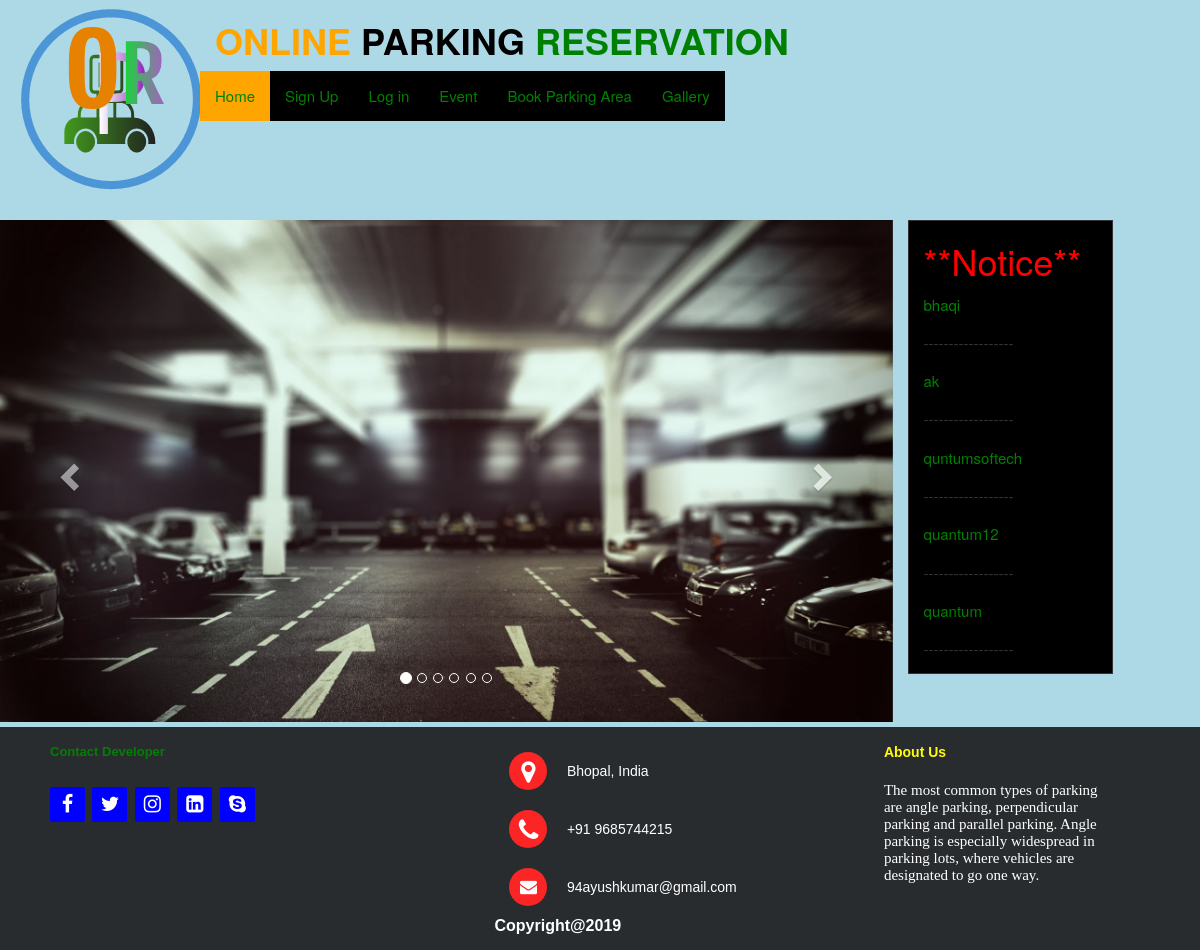
The page / on the database its author committed.
### tables this page shows
CREATE TABLE `notice` (
  `id` int(20) NOT NULL,
  `notice_title` varchar(200) NOT NULL,
  `notice_detail` varchar(200) NOT NULL
);

CREATE TABLE `about` (
  `id` int(20) NOT NULL,
  `about` varchar(2000) NOT NULL
);

### functions.php (called while the page is built, shortened)
<?php
include 'connection.php';
function getNotice(){
	global $con;
	$query="SELECT *FROM `notice` ORDER BY id DESC LIMIT 0,5 ";
	$results = mysqli_query($con,$query);
	return $results;
}
?>

### about_function.php (called while the page is built)
<?php
include'connection.php';
function getabout(){
	global $con;
	$query="SELECT * FROM `about` ORDER BY id DESC LIMIT 0,5";
	$results = mysqli_query($con,$query);
	return $results;
}
?>

### index.php (the view, shortened to what this page needs)
<?php
 include "header.php";
 include "functions.php";
?>
     <div class="row">
      <div class="col-sm-9">
<div id="myCarousel" class="carousel slide" data-ride="carousel">
  <ol class="carousel-indicators">
    <li data-target="#myCarousel" data-slide-to="0" class="active"></li>
    <li data-target="#myCarousel" data-slide-to="1"></li>
    <li data-target="#myCarousel" data-slide-to="2"></li>
	<li data-target="#myCarousel" data-slide-to="3"></li>
	<li data-target="#myCarousel" data-slide-to="4"></li>
	<li data-target="#myCarousel" data-slide-to="5"></li>
  </ol>
  <div class="carousel-inner">
    <div class="item active">
      <img src="images/img1.jpg" alt=""width="1350" height="500">
    </div>
  </div>
<a class="left carousel-control" href="#myCarousel" data-slide="prev">
    <span class="glyphicon glyphicon-chevron-left"></span>
  </a>
  <a class="right carousel-control" href="#myCarousel" data-slide="next">
    <span class="glyphicon glyphicon-chevron-right"></span>
  </a>
</div>
</div>
<div>
<div class="col-sm-2" style="border: 1px solid; background-color:black;">
  <h1>**Notice**</h1>
  <?php
    $noticeData = getNotice();
  ?>
    <marquee direction="down" scrollamount="2" onmouseover="this.stop();" onmouseout="this.start();">
    <?php while($row = $noticeData->fetch_assoc()) { ?>
      <p>
        <a href="notice_detail.php?id=<?php echo $row['id'];?>">
       <?php echo $row['notice_title'];?>
       </a>
     </p>
      <p> ------------------ </p>
 <?php   }   ?>
    </marquee>
</div>
</div>
</div>
<?php
 include "footer.php";
?>

### footer.php (shortened to what this page needs)
<?php
include "about_function.php";
?>
<!DOCTYPE html>
<html>
<head>
  <link rel="stylesheet" href="https://cdnjs.cloudflare.com/ajax/libs/font-awesome/4.7.0/css/font-awesome.min.css">
</head>
<body>
<footer class="footer-distributed">
      <div class="footer-left">
 <p class="footer-company-about">
  <b><a href="developer.php" id="">Contact Developer</a>
        <div class="footer-icons">
          <a href=" https://www.facebook.com/talk2ayush"><i class="fa fa-facebook"></i></a>
          <a href="#"><i class="fa fa-twitter"></i></a>
          <a href="https://www.instagram.com/mr_ayush_verma/"><i class="fa fa-instagram"></i></a>
<a href="https://www.linkedin.com/in/ayush-kumar-8bb9aa17b/" target="_blank"><i class="fa fa-linkedin-square"></i></a>
         <a href="https://web.skype.com/" class="fa fa-skype"></a>
        </div>
      </div>
      <div class="footer-center">
        <div>
          <i class="fa fa-map-marker"></i>
          <p><span> Bhopal, India</span></p>
        </div>
        <div>
          <i class="fa fa-phone"></i>
          <p><span>+91 9685744215</span></p>
        </div>
        <div>
          <i class="fa fa-envelope"></i>
          <p><span>94ayushkumar@gmail.com</span></p>
        </div>
<div>
  <p><strong>Copyright@2019</strong></p>
</div>
      </div>
      <div class="footer-right">
        <p class="footer-company-about">
        <span>About Us </span>
<?php
    $aboutData = getabout();
  ?>
    <?php while($row = $aboutData->fetch_assoc()) { ?>
      <h3>
          <?php echo $row['about'];?>
     </h3>
 <?php   }   ?>
      </div>
    </footer>
</body>
</html>

### header.php (style rules this page uses)
body { font-size: 15px; line-height: 1.88571; background-color:lightblue; padding: 10px, 10px; }

### index.php (style rules this page uses)
h1 { color:red; }
a { color:green; }

### footer.php (style rules this page uses)
.footer-distributed { background-color: #292c2f; box-shadow: 0 1px 1px 0 rgba(0, 0, 0, 0.12); box-sizing: border-box; width: 100%; text-align: left; font: bold 16px sans-serif; padding: 15px 50px; margin-top: 5px; }
.footer-distributed .footer-left, .footer-distributed .footer-center, .footer-distributed .footer-right { display: inline-block; vertical-align: top; }
.footer-distributed .footer-left { width: 40%; }
.footer-distributed h3 { color: #ffffff; font: normal 15px 'Cookie', cursive; margin: 0; }
.footer-distributed .footer-center { width: 35%; }
.footer-distributed .footer-center i { background-color: #fb2525; color: #ffffff; font-size: 25px; width: 38px; height: 38px; border-radius: 50%; text-align: center; line-height: 42px; margin: 10px 15px; vertical-align: middle; }
.footer-distributed .footer-center i.fa-envelope { font-size: 17px; line-height: 38px; }
.footer-distributed .footer-center p { display: inline-block; color: #ffffff; vertical-align: middle; margin:0; }
.footer-distributed .footer-center p span { display:block; font-weight: normal; font-size:14px; line-height:2; }
.footer-distributed .footer-right { width: 20%; }
.footer-distributed .footer-company-about { line-height: 20px; color: white; font-size: 13px; font-weight: normal; margin: 0; }
.footer-distributed .footer-company-about span { display: block; color: yellow; font-size: 14px; font-weight: bold; margin-bottom: 20px; }
.footer-distributed .footer-icons { margin-top: 25px; }
.footer-distributed .footer-icons a { display: inline-block; width: 35px; height: 35px; cursor: pointer; background-color: blue; border-radius: 2px; font-size: 20px; color: #ffffff; text-align: center; line-height: 35px; margin-right: 3px; margin-bottom: 5px; }

### rows shown on the page
notice: notice_title "bhaqi"
notice: notice_title "ak"
notice: notice_title "quntumsoftech"
notice: notice_title "quantum12"
notice: notice_title "quantum"
about: about "The most common types of parking are angle parking, perpendicular parking and parallel parking. Angle parking is especially widespread in parking lots, where vehicles are designated to go one way."
